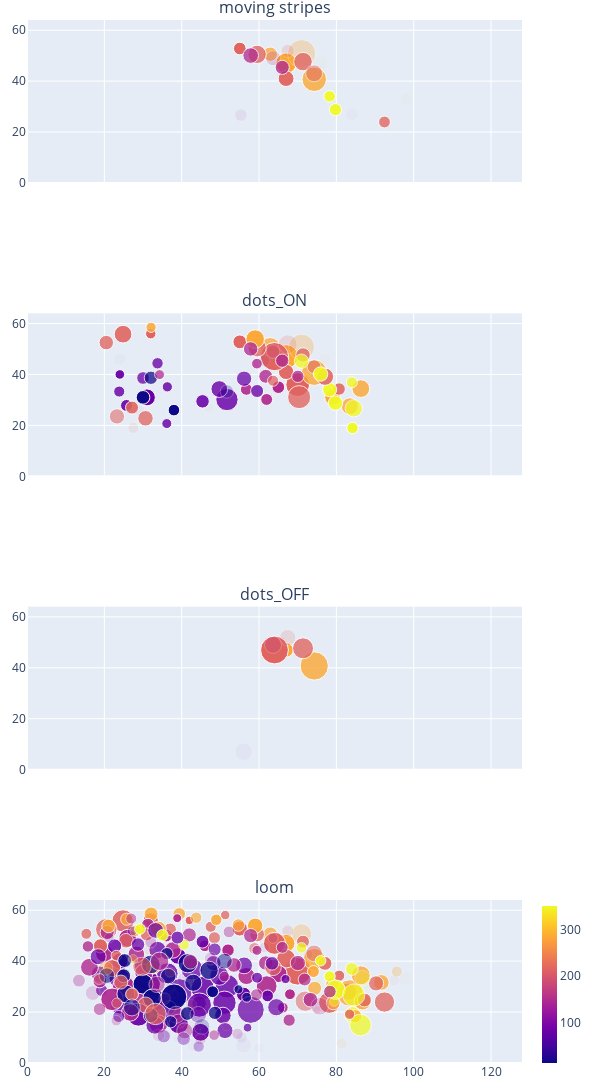

Notebook cell for this chart:
### Code cell
import plotly.express as px
import plotly.subplots as sp

# Get unique stimtypes
unique_stimtypes = pooled_data['stimtype'].unique()

# Create a subplot with a number of rows equal to the number of unique stimtypes
num_stimtypes = len(unique_stimtypes)
fig = sp.make_subplots(rows=num_stimtypes, cols=1, shared_xaxes=True, subplot_titles=unique_stimtypes)

# Loop through each stimtype and generate a scatter plot for each
for i, stimtype in enumerate(unique_stimtypes):
    # Filter the DataFrame for the current stimtype
    filtered_data = pooled_data[pooled_data['stimtype'] == stimtype]
    
    # Create the scatter plot for this stimtype
    scatter = px.scatter(
        x=filtered_data['x_centroid'],
        y=filtered_data['y_centroid'] % y_res,
        color=filtered_data['plane_depth'],
        size=abs(filtered_data['amplitude']),
        opacity=filtered_data['size'] / filtered_data['size'].max()
    )

    # Add the scatter plot to the subplot
    for trace in scatter['data']:
        fig.add_trace(trace, row=i + 1, col=1)

# Update layout
fig.update_layout(coloraxis=dict(colorscale='Plasma', colorbar=dict(thickness=15, len=0.17, yanchor='bottom', y=-0.01)), 
                  height=300 * num_stimtypes, width=600, showlegend=False, 
                  margin=dict(l=20, r=20, t=20, b=20))

# Set axis ranges
fig.update_xaxes(range=[0, 128])
fig.update_yaxes(range=[0, 64])

# Show the figure
fig.show()

### Figure 1 — Plotly figure (JSON) as saved in the notebook; plotly's stock layout.template omitted (floating-point values rounded to 4 significant figures; data arrays with more than 128 entries replaced by an {"elided": "..."} marker saying what was removed)
{"data": [{"hovertemplate": "x=%{x}<br>y=%{y}<br>size=%{marker.size}<br>color=%{marker.color}<extra></extra>", "legendgroup": "", "marker": {"color": [282.5, 215, 282.5, 282.5, 215, 215, 350, 350, 215, 215, 282.5, 215, 215, 215, 215, 147.5, 147.5, 282.5, 147.5, 282.5, 282.5, 147.5, 147.5], "coloraxis": "coloraxis", "opacity": [1, 0.9512, 0.7317, 0.8049, 0.7805, 1, 0.9268, 0.9268, 0.02439, 0.02439, 0.2927, 0.7805, 0.5122, 0.7805, 0.1707, 0.7805, 0.7561, 0.02439, 0.1951, 0.02439, 0.02439, 0.07317, 0.02439], "size": [5.295, 3.109, 2.578, 7.428, 4.143, 1.99, 1.653, 1.858, 2.151, 3.125, 9.895, 4.263, 3.544, 1.73, 2.214, 2.481, 3.015, 2.564, 2.744, 2.018, 1.851, 1.955, 2.077], "sizemode": "area", "sizeref": 0.02474, "symbol": "circle"}, "mode": "markers", "name": "", "orientation": "v", "showlegend": false, "type": "scatter", "x": [67, 67, 62.9, 74.27, 59.5, 55.02, 78.26, 79.76, 67, 66, 71, 71.38, 74.24, 92.44, 67.43, 66, 57.84, 76, 63.62, 58, 98, 55.33, 84], "xaxis": "x", "y": [47, 41, 50.57, 40.73, 50.5, 52.8, 34.03, 28.79, 45, 44, 50.75, 47.66, 43.05, 23.94, 51.86, 45.41, 50.03, 47, 49, 49, 33, 26.67, 27], "yaxis": "y"}, {"hovertemplate": "x=%{x}<br>y=%{y}<br>size=%{marker.size}<br>color=%{marker.color}<extra></extra>", "legendgroup": "", "marker": {"color": [80, 215, 282.5, 80, 215, 80, 80, 80, 215, 80, 80, 147.5, 80, 80, 12.5, 12.5, 12.5, 147.5, 215, 282.5, 215, 282.5, 215, 282.5, 215, 215, 282.5, 147.5, 282.5, 215, 80, 282.5, 215, 147.5, 215, 147.5, 350, 350, 147.5, 215, 215, 215, 215, 80, 282.5, 282.5, 147.5, 350, 215, 215, 80, 80, 350, 80, 350, 215, 350, 147.5, 147.5, 282.5, 350, 215, 147.5, 215, 215, 12.5, 282.5, 147.5, 215, 80], "coloraxis": "coloraxis", "opacity": [1, 1, 0.8537, 0.9024, 0.9024, 0.8293, 0.8293, 0.7561, 0.7805, 0.9512, 0.8293, 0.02439, 0.02439, 0.7805, 1, 1, 0.7317, 0.7317, 0.02439, 1, 1, 1, 0.9512, 0.7317, 1, 0.7805, 0.7805, 1, 0.8049, 0.7805, 0.8293, 0.8293, 0.878, 0.7561, 1, 0.9268, 0.9268, 0.9268, 0.8049, 0.878, 0.02439, 0.7317, 0.02439, 0.8049, 0.9756, 0.2927, 0.9024, 0.9512, 0.7805, 0.5122, 0.878, 0.7805, 0.9024, 0.7317, 0.7561, 0.1707, 0.7317, 0.7805, 0.8049, 0.02439, 0.7805, 0.9024, 0.7561, 0.7561, 0.561, 0.2439, 0.02439, 0.1951, 0.09756, 0.07317], "size": [4.236, 1.594, 1.528, 2.087, 4.629, 1.806, 1.543, 2.348, 3.092, 1.351, 1.46, 2.179, 1.752, 1.911, 2.744, 1.977, 2.613, 1.444, 1.71, 8.425, 8.297, 3.571, 3.473, 5.929, 11.77, 7.839, 4.306, 2.346, 9.679, 4.959, 7.323, 4.666, 2.257, 2.233, 2.816, 2.078, 2.915, 3.092, 2.835, 4.387, 2.075, 1.81, 2.637, 4.134, 5.072, 9.928, 2.107, 1.938, 3.078, 2.845, 2.674, 2.481, 3.096, 3.44, 3.008, 5.287, 4.418, 2.638, 1.672, 2.129, 1.824, 2.494, 3.088, 3.536, 3.447, 2.634, 2.036, 2.689, 1.783, 2.031], "sizemode": "area", "sizeref": 0.02943, "symbol": "circle"}, "mode": "markers", "name": "", "orientation": "v", "showlegend": false, "type": "scatter", "x": [31, 32, 32.09, 25.73, 24.84, 23.85, 36.29, 30, 20.5, 24, 36.15, 24, 29, 33.75, 30, 38, 32.03, 34.27, 47, 67, 70, 79, 67, 62.9, 64, 70.38, 83.5, 65, 74.27, 59.5, 51.71, 86.32, 80.72, 70.03, 55.02, 61.97, 78.26, 79.76, 61.73, 77.06, 67, 63.63, 66, 49.73, 59, 71, 56.73, 84.18, 71.38, 74.24, 45.39, 59.5, 75.92, 56.13, 70.97, 67.43, 84.5, 66, 59.45, 84, 84, 27.16, 57.84, 30.65, 23.26, 51.7, 77, 63.62, 27.5, 61.33], "xaxis": "x2", "y": [31, 56, 58.51, 27.84, 55.81, 33.29, 35.15, 38.61, 52.5, 40, 20.71, 46, 26, 44.38, 31, 26, 38.7, 39.93, 27, 47, 36, 31, 41, 50.57, 47, 31.09, 27.5, 35, 40.73, 50.5, 30.15, 34.44, 34.28, 39.26, 52.8, 30.18, 34.03, 28.79, 39.27, 39.11, 45, 37.53, 44, 34.27, 53.9, 50.75, 34.16, 18.97, 47.66, 43.05, 29.44, 33.5, 40.16, 38.33, 45.23, 51.86, 26.7, 45.41, 44.24, 37, 36.91, 27, 50.03, 22.77, 23.52, 33.3, 46, 49, 19, 45.33], "yaxis": "y2"}, {"hovertemplate": "x=%{x}<br>y=%{y}<br>size=%{marker.size}<br>color=%{marker.color}<extra></extra>", "legendgroup": "", "marker": {"color": [282.5, 215, 282.5, 215, 215, 147.5, 80], "coloraxis": "coloraxis", "opacity": [1, 1, 0.8049, 0.7805, 0.1707, 0.1951, 0.02439], "size": [1.368, 4.964, 5.125, 2.824, 1.702, 1.848, 1.978], "sizemode": "area", "sizeref": 0.01281, "symbol": "circle"}, "mode": "markers", "name": "", "orientation": "v", "showlegend": false, "type": "scatter", "x": [67, 64, 74.27, 71.38, 67.43, 63.62, 56], "xaxis": "x3", "y": [47, 47, 40.73, 47.66, 51.86, 49, 7], "yaxis": "y3"}, {"hovertemplate": "x=%{x}<br>y=%{y}<br>size=%{marker.size}<br>color=%{marker.color}<extra></extra>", "legendgroup": "", "marker": {"color": {"elided": "263 float values"}, "coloraxis": "coloraxis", "opacity": {"elided": "263 float values"}, "size": {"elided": "263 float values"}, "sizemode": "area", "sizeref": 0.03267, "symbol": "circle"}, "mode": "markers", "name": "", "orientation": "v", "showlegend": false, "type": "scatter", "x": {"elided": "263 float values"}, "xaxis": "x4", "y": {"elided": "263 float values"}, "yaxis": "y4"}], "layout": {"annotations": [{"font": {"size": 16}, "showarrow": false, "text": "moving stripes", "x": 0.5, "xanchor": "center", "xref": "paper", "y": 1, "yanchor": "bottom", "yref": "paper"}, {"font": {"size": 16}, "showarrow": false, "text": "dots_ON", "x": 0.5, "xanchor": "center", "xref": "paper", "y": 0.7188, "yanchor": "bottom", "yref": "paper"}, {"font": {"size": 16}, "showarrow": false, "text": "dots_OFF", "x": 0.5, "xanchor": "center", "xref": "paper", "y": 0.4375, "yanchor": "bottom", "yref": "paper"}, {"font": {"size": 16}, "showarrow": false, "text": "loom", "x": 0.5, "xanchor": "center", "xref": "paper", "y": 0.1562, "yanchor": "bottom", "yref": "paper"}], "coloraxis": {"colorbar": {"len": 0.17, "thickness": 15, "y": -0.01, "yanchor": "bottom"}, "colorscale": [[0, "#0d0887"], [0.1111, "#46039f"], [0.2222, "#7201a8"], [0.3333, "#9c179e"], [0.4444, "#bd3786"], [0.5556, "#d8576b"], [0.6667, "#ed7953"], [0.7778, "#fb9f3a"], [0.8889, "#fdca26"], [1, "#f0f921"]]}, "height": 1200, "margin": {"b": 20, "l": 20, "r": 20, "t": 20}, "showlegend": false, "width": 600, "xaxis": {"anchor": "y", "domain": [0, 1], "matches": "x4", "range": [0, 128], "showticklabels": false}, "xaxis2": {"anchor": "y2", "domain": [0, 1], "matches": "x4", "range": [0, 128], "showticklabels": false}, "xaxis3": {"anchor": "y3", "domain": [0, 1], "matches": "x4", "range": [0, 128], "showticklabels": false}, "xaxis4": {"anchor": "y4", "domain": [0, 1], "range": [0, 128]}, "yaxis": {"anchor": "x", "domain": [0.8438, 1], "range": [0, 64]}, "yaxis2": {"anchor": "x2", "domain": [0.5625, 0.7188], "range": [0, 64]}, "yaxis3": {"anchor": "x3", "domain": [0.2812, 0.4375], "range": [0, 64]}, "yaxis4": {"anchor": "x4", "domain": [0, 0.1562], "range": [0, 64]}}}
